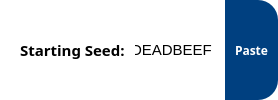
         <widget class="QFrame" name="seedQFrame">
          <property name="sizePolicy">
           <sizepolicy hsizetype="Fixed" vsizetype="Fixed">
            <horstretch>0</horstretch>
            <verstretch>0</verstretch>
           </sizepolicy>
          </property>
          <property name="maximumSize">
           <size>
            <width>16777215</width>
            <height>16777215</height>
           </size>
          </property>
          <property name="styleSheet">
           <string notr="true">
*{
color: black;
background-color: white;
border-radius: 20px;
}
*:disabled{
color:grey;
font-weight:normal;}
QLineEdit:disabled{color:grey;}</string>
          </property>
          <property name="frameShape">
           <enum>QFrame::StyledPanel</enum>
          </property>
          <property name="frameShadow">
           <enum>QFrame::Raised</enum>
          </property>
          <layout class="QHBoxLayout" name="horizontalLayout_2" stretch="5,5,0">
           <property name="spacing">
            <number>0</number>
           </property>
           <property name="leftMargin">
            <number>20</number>
           </property>
           <property name="topMargin">
            <number>0</number>
           </property>
           <property name="rightMargin">
            <number>0</number>
           </property>
           <property name="bottomMargin">
            <number>0</number>
           </property>
           <item>
            <widget class="QLabel" name="seedLabelEntry">
             <property name="sizePolicy">
              <sizepolicy hsizetype="Fixed" vsizetype="Preferred">
               <horstretch>0</horstretch>
               <verstretch>0</verstretch>
              </sizepolicy>
             </property>
             <property name="font">
              <font>
               <family>Century Gothic</family>
               <pointsize>11</pointsize>
               <bold>true</bold>
               <kerning>false</kerning>
              </font>
             </property>
             <property name="text">
              <string>Starting Seed:</string>
             </property>
            </widget>
           </item>
           <item>
            <widget class="QLineEdit" name="seedEntry">
             <property name="sizePolicy">
              <sizepolicy hsizetype="Fixed" vsizetype="Preferred">
               <horstretch>0</horstretch>
               <verstretch>0</verstretch>
              </sizepolicy>
             </property>
             <property name="maximumSize">
              <size>
               <width>100</width>
               <height>16777215</height>
              </size>
             </property>
             <property name="font">
              <font>
               <family>Segoe UI</family>
               <pointsize>11</pointsize>
              </font>
             </property>
             <property name="styleSheet">
              <string notr="true">padding:10px;</string>
             </property>
             <property name="text">
              <string>DEADBEEF</string>
             </property>
             <property name="maxLength">
              <number>8</number>
             </property>
             <property name="alignment">
              <set>Qt::AlignRight|Qt::AlignTrailing|Qt::AlignVCenter</set>
             </property>
            </widget>
           </item>
           <item>
            <widget class="QPushButton" name="pasteButton">
             <property name="sizePolicy">
              <sizepolicy hsizetype="Expanding" vsizetype="Expanding">
               <horstretch>0</horstretch>
               <verstretch>0</verstretch>
              </sizepolicy>
             </property>
             <property name="minimumSize">
              <size>
               <width>0</width>
               <height>0</height>
              </size>
             </property>
             <property name="maximumSize">
              <size>
               <width>600</width>
               <height>100</height>
              </size>
             </property>
             <property name="font">
              <font>
               <family>Century Gothic</family>
               <pointsize>9</pointsize>
               <italic>false</italic>
               <bold>true</bold>
              </font>
             </property>
             <property name="styleSheet">
              <string notr="true">QPushButton{background-color: #004080;
font: 9pt &quot;Century Gothic&quot;;
color: white;
font-weight: bold;
border-radius:0px;
border-top-right-radius:20px;
border-bottom-right-radius:20px;
padding:10px;
}
QPushButton:hover{
background-color: #265d93;
}
QPushButton:pressed{
background-color: #004080;
}
QPushButton:disabled{
background-color:#e0e0e0;
font-weight:normal;
color:grey;
}</string>
             </property>
             <property name="text">
              <string>Paste</string>
             </property>
            </widget>
           </item>
          </layout>
         </widget>
